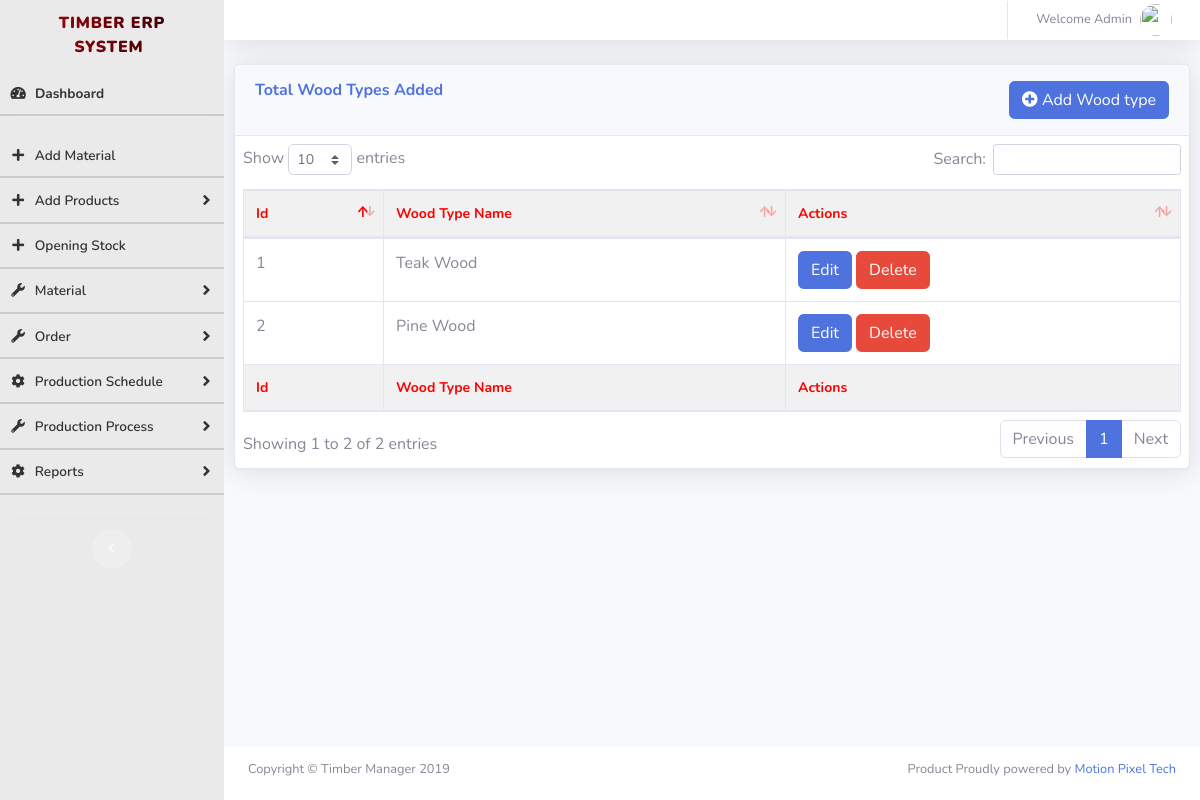
Screenshot of /total_wood_types.php (signed in) with the database file from the repository.
### tables this page shows
CREATE TABLE `ta_wood_type` (
  `id` int(10) NOT NULL,
  `wood_type` varchar(150) NOT NULL,
  `status` int(1) NOT NULL DEFAULT 1 COMMENT '1->Active, 0->inactive',
  `created_on` datetime NOT NULL DEFAULT current_timestamp()
);

### total_wood_types.php (the view, shortened to what this page needs)
<?php
  if(empty($_SESSION['loggedin_id']))
  {
    header("location: index.php");
  } else {
  include("db_connection.php");
?>
    <!DOCTYPE html>
    <html lang="en">
    <head><meta http-equiv="Content-Type" content="text/html; charset=utf-8">
        <link href="vendor/fontawesome-free/css/all.min.css" rel="stylesheet" type="text/css">
        <link href="css/sb-admin-2.min.css" rel="stylesheet">
        <link href="vendor/datatables/dataTables.bootstrap4.min.css" rel="stylesheet">
    </head>
    <body id="page-top">
        <div id="wrapper">
            <?php include "sidebar.php"; ?>
                <div id="content-wrapper" class="d-flex flex-column">
                    <div id="content">
                        <nav class="navbar navbar-expand navbar-light bg-white topbar mb-0 static-top shadow">
                            <ul class="navbar-nav ml-auto">
                                <li class="nav-item dropdown no-arrow">
                                    <a class="nav-link dropdown-toggle" href="#" id="userDropdown" role="button" data-toggle="dropdown" aria-haspopup="true" aria-expanded="false">
                                        <span class="mr-2 d-none d-lg-inline text-gray-600 small">Welcome Admin</span>
                                        <img class="img-profile rounded-circle" src="https://source.unsplash.com/QAB-WJcbgJk/60x60">
                                    </a>
                                </li>
                            </ul>
                        </nav>
                        <div class="">
                            <div class="">
                                <div class="card shadow mb-4">
                                    <div class="card-header py-3">
                                        <h6 class="m-0 font-weight-bold text-primary" style="text-transform: capitalize;float:left">Total wood types added</h6>
                                        <a class="open-homeEvents btn btn-primary" style="float:right" href="add_wood_type.php"><i class="fa fa-plus-circle" aria-hidden="true"></i> Add Wood type</a>
                                    </div>
                                    <div class="card-body">
                                        <div class="table-responsive">
                                            <table class="table table-bordered" id="dataTable" width="100%" cellspacing="0">
                                                <thead>
                                                    <tr>
                                                        <th>Id</th>
                                                        <th>Wood Type Name</th>
                                                        <th>Actions</th>
                                                    </tr>
                                                </thead>
                                                <tfoot>
                                                    <tr>
                                                        <th>Id</th>
                                                        <th>Wood Type Name</th>
                                                        <th>Actions</th>
                                                    </tr>
                                                </tfoot>
                                                <tbody>
                                                    <?php
                                                        $sql = "SELECT * FROM ta_wood_type where status = 1";
                                                        $result = $conn->query($sql);
                                                        while($row = $result->fetch_assoc()) {
                                                    ?>
                                                        <tr>
                                                            <td>
                                                                <?php echo $row["id"]; ?>
                                                            </td>
                                                            <td>
                                                                <?php echo $row["wood_type"]; ?>
                                                            </td>
                                                            <td>
                                                                <button class="open-homeEvents btn btn-primary" data-id="<?php echo $row["id"]; ?>"  data-toggle="modal" data-target="#myModal">Edit</button>
                                                                <button class="delete btn btn-danger" data-id="<?php echo $row["id"]; ?>" data-table_name = "ta_wood_type">Delete</button>
                                                            </td>
                                                        </tr>
                                                        <?php
                                                            }
                                                        ?>
                                                </tbody>
                                            </table>
                                        </div>
                                    </div>
                                </div>
                            </div>
                        </div>
                    </div>
                    <?php include "footer.php"; ?>
                </div>
        </div>
    </body>
    </html>
    <?php } ?>

### rows the page displays
ta_wood_type: id "1", wood_type "Teak Wood"
ta_wood_type: id "2", wood_type "Pine Wood"
